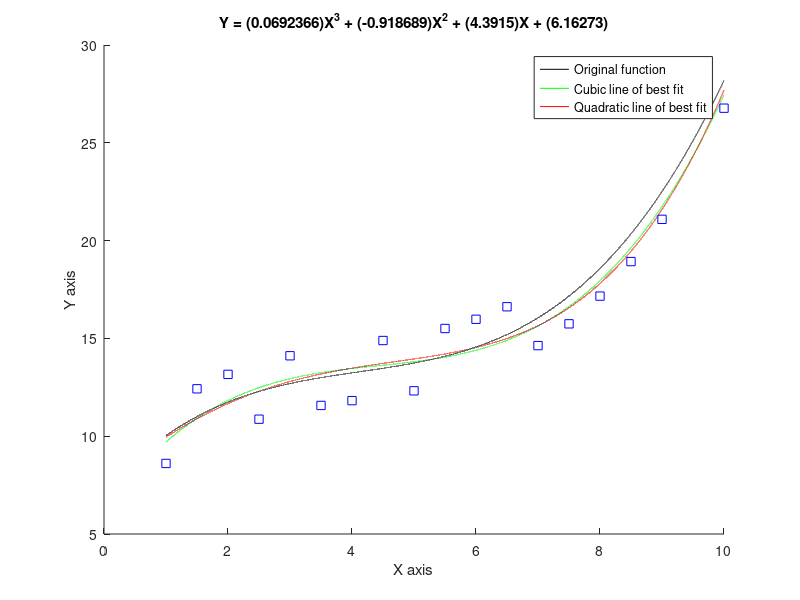

Recreate this plot in MATLAB.
%AssignmentEleven1.m - A Program to plot some random points with a
%structure and plot a line of best fit
%
%Cole Matthews
%AE 227 - Engineering Digital Computation
%4/20/2023

%Housekeeping
clear all;
close all;
clc;

%Create the x vector
x = 1:0.5:10;
x2 = 1:0.0001:10;

%Create the y vector
y = (0.06*(x.^3))-(0.742*(x.^2))+(3.52*x)+7.19;
y2 = (0.06*(x2.^3))-(0.742*(x2.^2))+(3.52*x2)+7.19;

%Moify y
for i = 1:length(y)
    if rand < 0.5
    y(i) = y(i)-1.42;
else
    y(i) = y(i)+1.42;
end
end

%Plot the functions
hold on
[P3] = polyfit(x,y,3);
degree3 = polyval(P3,x2);
plot3 = plot(x2,degree3,"green");

[P4] = polyfit(x,y,4);
degree4 = polyval(P4,x2);
plot4 = plot(x2,degree4,"red");

plot1 = plot(x2,y2,"black");

%Plot the data
plot(x,y,"bs");

%Give everything a name
aaa = sprintf('Y = (%g)X^3 + (%g)X^2 + (%g)X + (%g)',P3(1),P3(2),P3(3),P3(4));
title(aaa);
xlabel('X axis');
ylabel('Y axis');
vectorthing = [plot1 plot3 plot4];
legend(vectorthing, {'Original function', 'Cubic line of best fit', 'Quadratic line of best fit'});